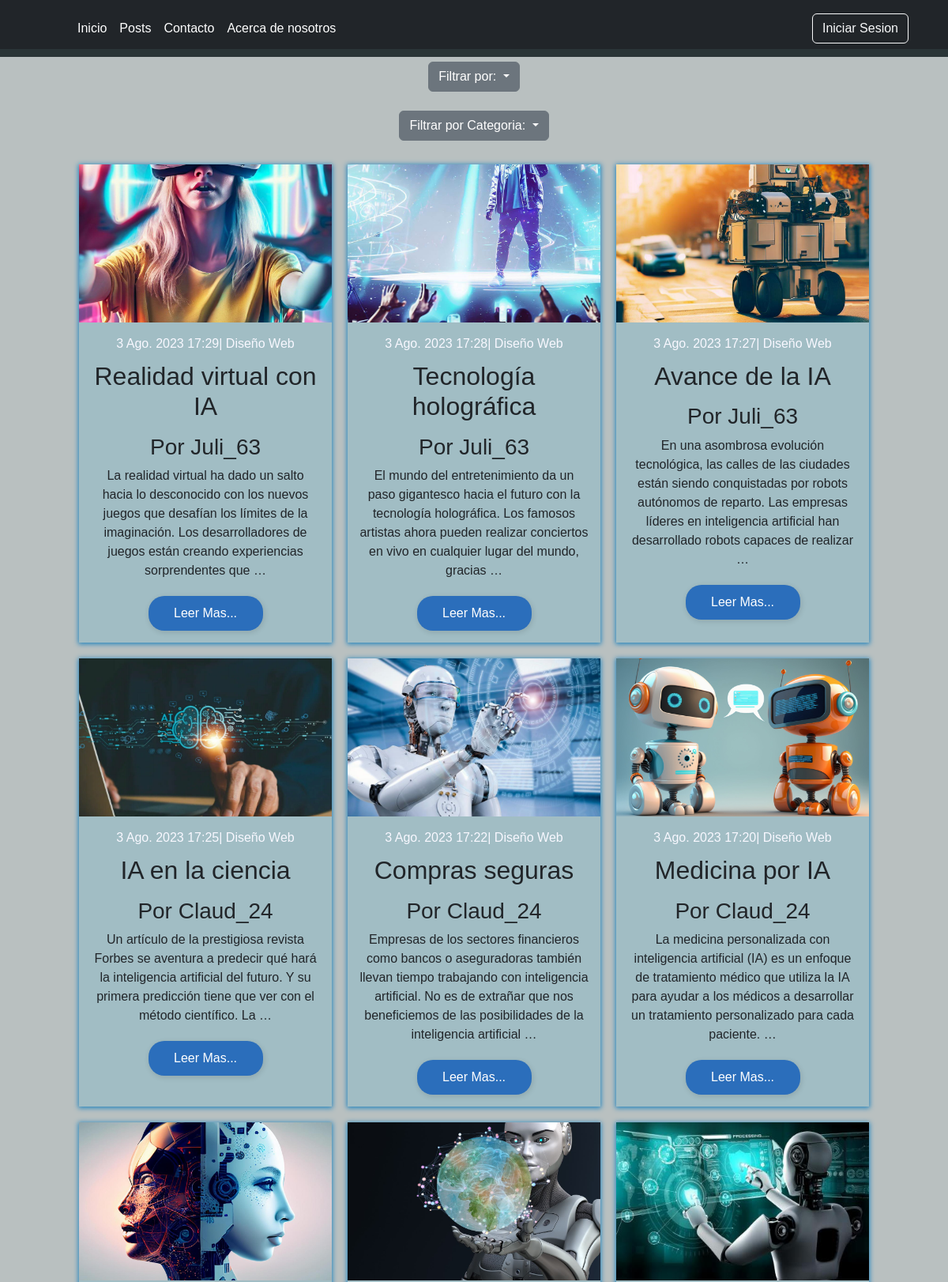
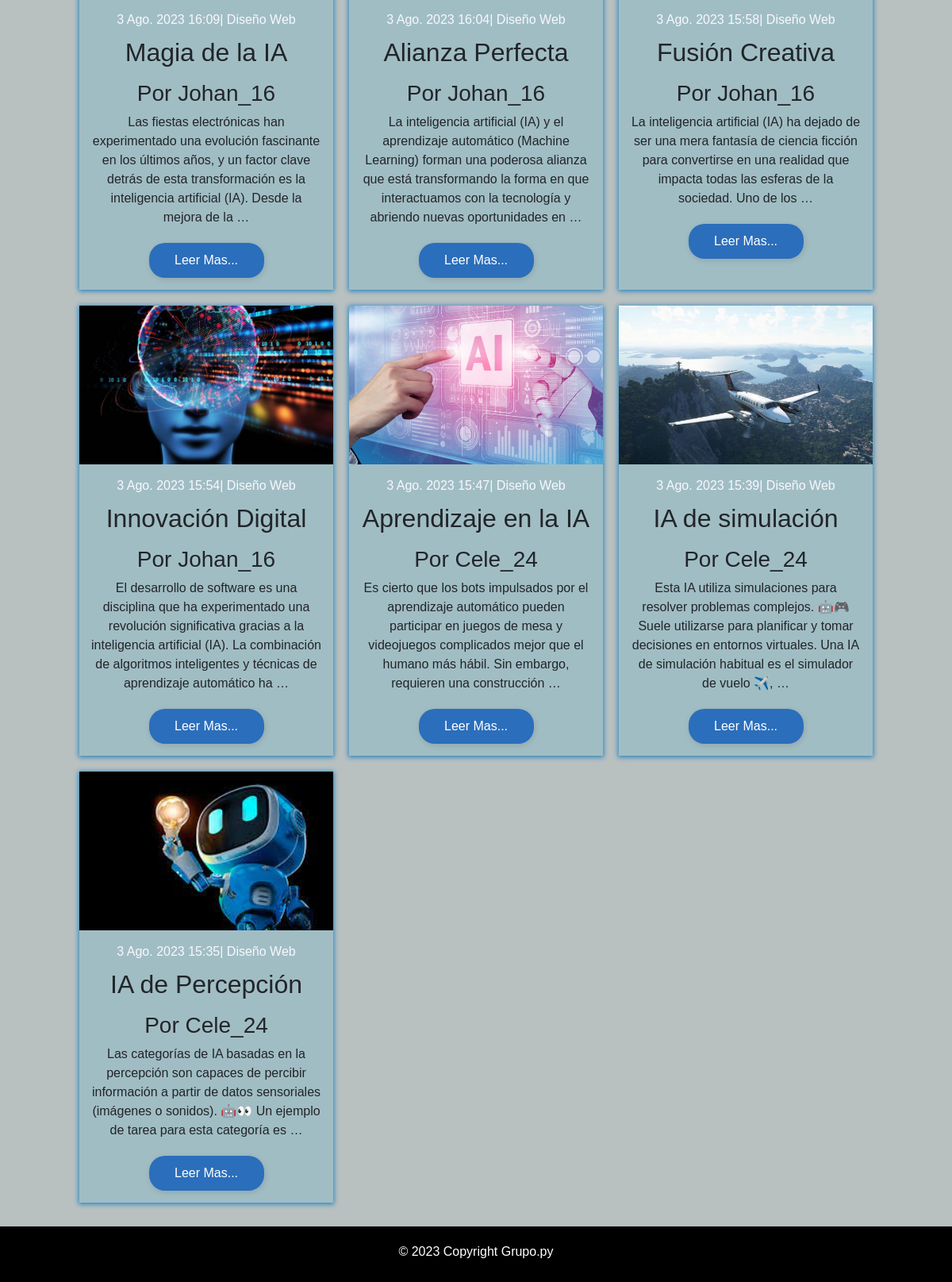
/posts/, run on the app's committed database (2 pictures, top to bottom).
### apps/post/models.py (models this page shows, shortened)
class Post(models.Model):
    usuario = models.ForeignKey(User, on_delete=models.CASCADE, related_name="posts")
    titulo = models.CharField(max_length=50, null=False)
    subtitulo = models.CharField(max_length=100, null=True, blank=True)
    fecha = models.DateTimeField(auto_now_add=True)
    texto = models.TextField(null=False)
    activo = models.BooleanField(default=True)
    categoria = models.ForeignKey(Categoria, on_delete=models.SET_NULL, null=True)
    imagen = models.ImageField(upload_to="media", default="static/post_default.png")
    publicado = models.DateTimeField(default=timezone.now, null=True)
    class Meta:
        ordering = ("-publicado",)

### apps/post/views.py (the view)
# urls.py: path("posts/",views.PostListView.as_view(), name ="posts"),
class PostListView(ListView):
    model = Post
    template_name = "posts/posts.html"
    context_object_name = "posts"
    def get_queryset(self):
        queryset = super().get_queryset()
        orden = self.request.GET.get("orden")
        if orden == "reciente":
            queryset = queryset.order_by("-fecha")
        elif orden== "antiguo":
            queryset = queryset.order_by("fecha")
        elif orden == "alfabeticoA-Z":
            queryset = queryset.annotate(titulo_lower=Lower("titulo")).order_by("titulo_lower")
        elif orden == "alfabeticoZ-A":
            queryset = queryset.annotate(titulo_lower=Lower("titulo")).order_by("-titulo_lower")
        categoria_seleccionada = self.request.GET.get("categoria")
        if categoria_seleccionada:
            categoria = get_object_or_404(Categoria, nombre=categoria_seleccionada)
            queryset = queryset.filter(categoria=categoria)
        return queryset
    def get_context_data(self, **kwargs: Any):
        context = super().get_context_data(**kwargs)
        context["orden"] = self.request.GET.get("orden", "reciente")
        context["categorias"] = Categoria.objects.all()
        return context

### apps/post/templatetags/colaborador_tags.py (called while the page is built)
@register.filter(name= "has_group")
def has_group(user, group_name):
    return user.groups.filter(name=group_name).exists()

### templates/posts/posts.html (shortened to what this page needs)
{% extends 'base.html' %}
{% load  static %}
{% load  colaborador_tags %}
{% block contenido %}
<div class="cont-f text-center ">
  <div class="dropdown mx-sm-4 pt-3">
    <button class="btn btn-secondary dropdown-toggle " type="button" data-bs-toggle="dropdown" aria-expanded="false">
      Filtrar por:
    </button>
  </div>
  <br>
  <div class="dropdown">
    <button class="btn btn-secondary dropdown-toggle" type="button" data-bs-toggle="dropdown" aria-expanded="false">
      Filtrar por Categoria:
    </button>
  </div>
</div>
  <section class="post-list">
    <div class="content">
      {% for i in posts %}
      <article class="post">
        <div class="post-header">
          <div class="post-img">
             <img
              width="100%"
              height="200px"
              style="object-fit: cover"
              src="{{ i.imagen.url }}"
              alt=""
            />
          </div>
        </div>
        <div class="post-body">
          <span>{{ i.fecha }}| Diseño Web </span>
          <h2>{{ i.titulo }}</h2>
          <h3>Por {{i.usuario}}</h3>
          <p>{{ i.texto|truncatewords:30 }}</p>
          <a href="{% url 'apps.post:post_individual' i.id %}" class="post-link"
            >Leer Mas...</a
          >
        </div>
      </article>
      {% endfor %}
    </div>
  </section>
</body>
{% endblock contenido %}

### static/css/main.css (style rules this page uses)
* { margin: 0; padding: 0; box-sizing: border-box; }
body { font-family:sans-serif ; }
.post-list { display: flex; min-height: 100vh; align-items: center; justify-content: center; padding: 30px 15px; background: rgba(0, 2, 2, 0.2); }
.content { display: grid; grid-template-columns:repeat(3,1fr) ; grid-gap: 20px; max-width: 1000px; margin: auto; }
.post-img { background-size: cover; background-position: center center; transition: .2s; }
.post { box-shadow: 0 1px 6px 1px #2686be; overflow: hidden; transition: .2s; background-color: rgba(147, 187, 199, 0.62); }
.post-header { width: 100%; height: 200px; overflow: hidden; cursor: pointer; }
.post-body { padding: 15px; text-align: center; }
.post-body span { display:inline-block; color: ghostwhite; margin-bottom: 10px; }
.post-body h2 { margin-bottom: 15px; }
.post-body p { line-height: 1.5; margin-bottom: 20px; }
.post-body .post-link { display: block; text-decoration: none; padding: 10px; background: #2b6ebb; color: #fff; width: 50%; margin: auto; border-radius: 20px; box-shadow: 1px 2px 6px 1px rgba(0, 0, 0, .1); transition: .2s; }
.text-center { position: inherit; text-align: center; padding: inherit; }
.cont-f { display: block; background: rgba(0, 2, 2, 0.2); margin-top: -10px; }

### data on the page
Post: imagen (picture), fecha "3 Ago. 2023 17:29", titulo "Realidad virtual con IA", usuario "Juli_63", texto "La realidad virtual ha dado un salto hacia lo desconocido con los nuevos juegos que desafían los límites de la imaginación. Los desarrolladores de juegos están creando experiencias sorprendentes que …"
Post: imagen (picture), fecha "3 Ago. 2023 17:28", titulo "Tecnología holográfica", usuario "Juli_63", texto "El mundo del entretenimiento da un paso gigantesco hacia el futuro con la tecnología holográfica. Los famosos artistas ahora pueden realizar conciertos en vivo en cualquier lugar del mundo, gracias …"
Post: imagen (picture), fecha "3 Ago. 2023 17:27", titulo "Avance de la IA", usuario "Juli_63", texto "En una asombrosa evolución tecnológica, las calles de las ciudades están siendo conquistadas por robots autónomos de reparto. Las empresas líderes en inteligencia artificial han desarrollado robots capaces de realizar …"
Post: imagen (picture), fecha "3 Ago. 2023 17:25", titulo "IA en la ciencia", usuario "Claud_24", texto "Un artículo de la prestigiosa revista Forbes se aventura a predecir qué hará la inteligencia artificial del futuro. Y su primera predicción tiene que ver con el método científico. La …"
Post: imagen (picture), fecha "3 Ago. 2023 17:22", titulo "Compras seguras", usuario "Claud_24", texto "Empresas de los sectores financieros como bancos o aseguradoras también llevan tiempo trabajando con inteligencia artificial. No es de extrañar que nos beneficiemos de las posibilidades de la inteligencia artificial …"
Post: imagen (picture), fecha "3 Ago. 2023 17:20", titulo "Medicina por IA", usuario "Claud_24", texto "La medicina personalizada con inteligencia artificial (IA) es un enfoque de tratamiento médico que utiliza la IA para ayudar a los médicos a desarrollar un tratamiento personalizado para cada paciente. …"
Post: imagen (picture), fecha "3 Ago. 2023 16:09", titulo "Magia de la IA", usuario "Johan_16", texto "Las fiestas electrónicas han experimentado una evolución fascinante en los últimos años, y un factor clave detrás de esta transformación es la inteligencia artificial (IA). Desde la mejora de la …"
Post: imagen (picture), fecha "3 Ago. 2023 16:04", titulo "Alianza Perfecta", usuario "Johan_16", texto "La inteligencia artificial (IA) y el aprendizaje automático (Machine Learning) forman una poderosa alianza que está transformando la forma en que interactuamos con la tecnología y abriendo nuevas oportunidades en …"
Post: imagen (picture), fecha "3 Ago. 2023 15:58", titulo "Fusión Creativa", usuario "Johan_16", texto "La inteligencia artificial (IA) ha dejado de ser una mera fantasía de ciencia ficción para convertirse en una realidad que impacta todas las esferas de la sociedad. Uno de los …"
Post: imagen (picture), fecha "3 Ago. 2023 15:54", titulo "Innovación Digital", usuario "Johan_16", texto "El desarrollo de software es una disciplina que ha experimentado una revolución significativa gracias a la inteligencia artificial (IA). La combinación de algoritmos inteligentes y técnicas de aprendizaje automático ha …"
Post: imagen (picture), fecha "3 Ago. 2023 15:47", titulo "Aprendizaje en la IA", usuario "Cele_24", texto "Es cierto que los bots impulsados por el aprendizaje automático pueden participar en juegos de mesa y videojuegos complicados mejor que el humano más hábil. Sin embargo, requieren una construcción …"
Post: imagen (picture), fecha "3 Ago. 2023 15:39", titulo "IA de simulación", usuario "Cele_24", texto "Esta IA utiliza simulaciones para resolver problemas complejos. 🤖🎮 Suele utilizarse para planificar y tomar decisiones en entornos virtuales. Una IA de simulación habitual es el simulador de vuelo ✈️, …"
Post: imagen (picture), fecha "3 Ago. 2023 15:35", titulo "IA de Percepción", usuario "Cele_24", texto "Las categorías de IA basadas en la percepción son capaces de percibir información a partir de datos sensoriales (imágenes o sonidos). 🤖👀 Un ejemplo de tarea para esta categoría es …"
